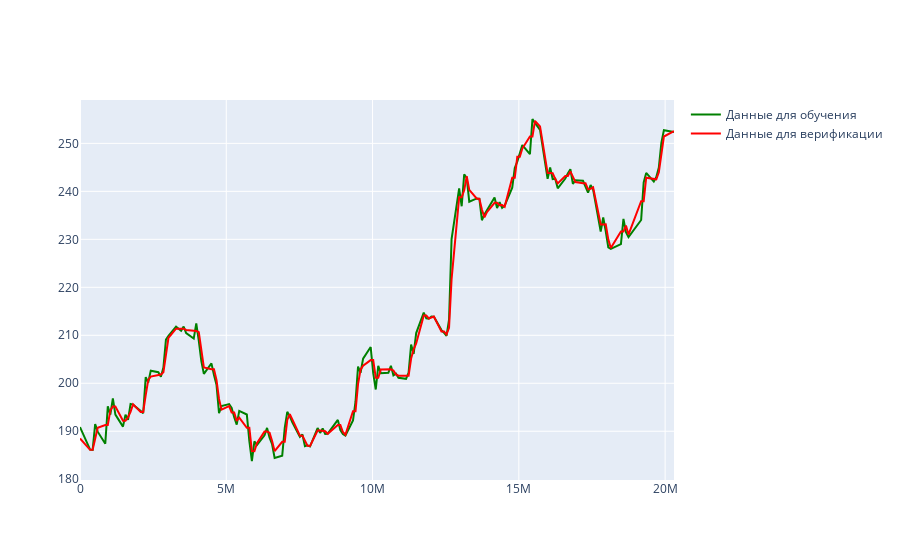

The cell this chart's notebook holds for it:
### Code cell
from sklearn.neighbors import KNeighborsRegressor

neigh = KNeighborsRegressor(n_neighbors=2)

neigh.fit(train_x.reshape(-1, 1), train_y)

res_y = neigh.predict(train_x.reshape(-1, 1))

fig = go.Figure()

fig.add_trace(go.Scatter(
                    x=train_x,
                    y=train_y,
                    line=dict(color='green', width=2),
                    name='Данные для обучения',
                   )
)
fig.add_trace(go.Scatter(
                    x=train_x,
                    y=res_y,
                    line=dict(color='red', width=2),
                    name='Данные для верификации',
                    )
)
fig.show()

### Figure 1 — Plotly figure (JSON) as saved in the notebook; plotly's stock layout.template omitted (floating-point values rounded to 4 significant figures; data arrays with more than 128 entries replaced by an {"elided": "..."} marker saying what was removed)
{"data": [{"line": {"color": "green", "width": 2}, "name": "Данные для обучения", "type": "scatter", "x": {"elided": "160 int values"}, "y": {"elided": "160 float values"}}, {"line": {"color": "red", "width": 2}, "name": "Данные для верификации", "type": "scatter", "x": {"elided": "160 int values"}, "y": {"elided": "160 float values"}}], "layout": {}}
